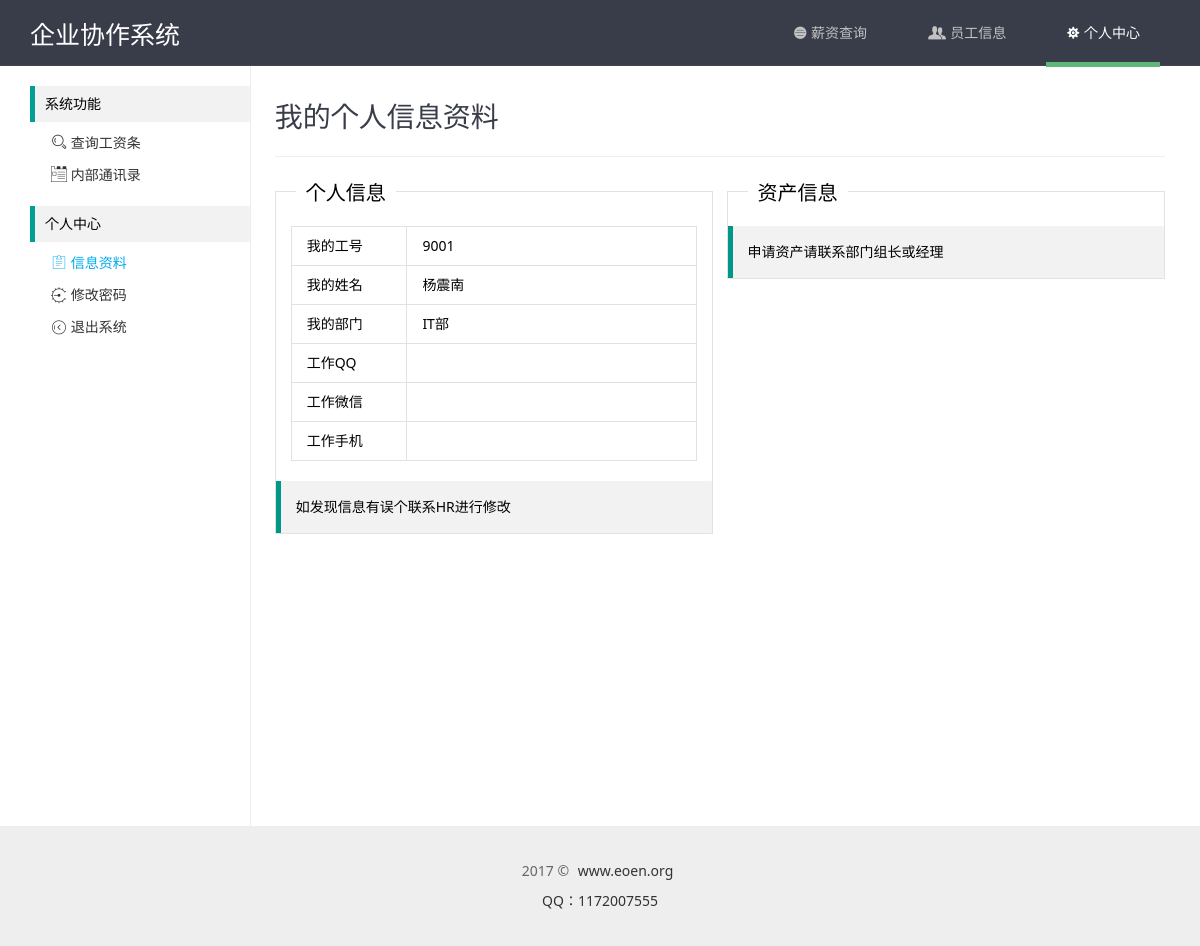
The app's page /personal.php (signed in), older data.
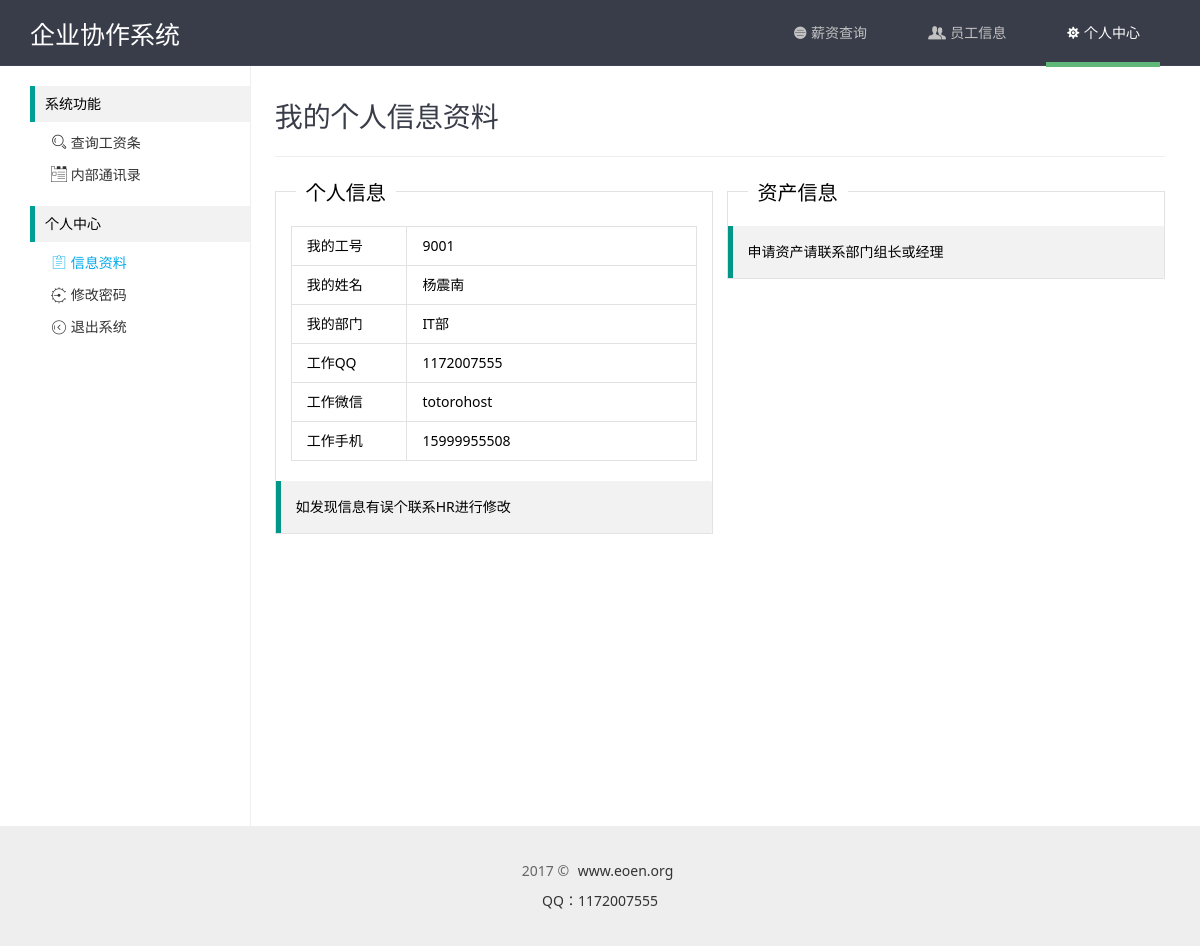
The same page, newer data.
### tables this page shows
CREATE TABLE `hk_users` (
  `id` int(11) NOT NULL AUTO_INCREMENT,
  `uid` int(4) NOT NULL COMMENT '工号',
  `name` varchar(32) NOT NULL COMMENT '姓名',
  `password` varchar(32) NOT NULL COMMENT '密码',
  `sex` varchar(10) NOT NULL COMMENT '性别',
  `depa` varchar(32) NOT NULL COMMENT '部门',
  `phone` varchar(11) NOT NULL COMMENT '手机',
  `wechat` varchar(32) NOT NULL COMMENT '微信',
  `qq` varchar(32) NOT NULL COMMENT 'QQ',
  `state` int(10) NOT NULL COMMENT '状态',
  PRIMARY KEY (`id`)
);

CREATE TABLE `hk_depas` (
  `id` int(11) NOT NULL AUTO_INCREMENT,
  `pid` varchar(4) NOT NULL COMMENT '部门排序',
  `did` varchar(4) NOT NULL COMMENT '部门ID',
  `sid` varchar(4) NOT NULL COMMENT '上级部门',
  `name` varchar(64) NOT NULL COMMENT '部门名称',
  `state` int(11) NOT NULL COMMENT '部门状态',
  PRIMARY KEY (`id`)
);

### xdmin/conn/config.php (called while the page is built, shortened)
<?php
class DB{
	function __construct($dh, $us, $up, $dbn){
		$this->dbHost = $dh;
		$this->userName = $us;
		$this->userPwd = $up;
		$this->dbName = $dbn;
	}
	function query($sql){
		return mysql_query($sql);
	}
	function getAll($sql){
		$row = $this->query($sql);
		while($re = mysql_fetch_assoc($row))
		{
			$arr[] = $re;
		}
		return @$arr;
	}
}
$db = new DB("localhost","root","QVnVRRnJZX4CJwcC","xiezuo");

### personal.php (the view, shortened to what this page needs)
<?php
	include "xdmin/conn/config.php";
	$user_id = $_SESSION['user_info']['user_id'];
	$list = "SELECT * FROM hk_users where uid='{$user_id}'";
	$data = $db->getAll($list);
?>
<!DOCTYPE html PUBLIC "-//W3C//DTD XHTML 1.0 Transitional//EN" "http://www.w3.org/TR/xhtml1/DTD/xhtml1-transitional.dtd">
<html xmlns="http://www.w3.org/1999/xhtml">
<head>
	<link rel="stylesheet" type="text/css" href="common/layui/css/layui.css" media="all">
	<link rel="stylesheet" type="text/css" href="common/global.css" media="all">
	<link rel="stylesheet" type="text/css" href="common/home/css/style.css" media="all">
</head>
<body>
	<?php include "include/sider.php";?>
	<div class="site-content">
		<h1 class="site-h1">我的个人信息资料</h1>
		<fieldset class="layui-elem-field per-left">
			<legend>个人信息</legend>
			<div class="layui-field-box">
				<table class="layui-table">
					<colgroup>
						<col width="80">
						<col width="200">
					</colgroup>
					<tbody>
						<?php
						foreach($data as $key=>$val){
							echo'<tr>
									<td>我的工号</td>
									<td>'.$val['uid'].'</td>
								</tr>
								<tr>
									<td>我的姓名</td>
									<td>'.$val['name'].'</td>
								</tr>
								<tr>
									<td>我的部门</td>
									<td>';
									$depaid = $val['depa'];
									$depanm = mysql_query("SELECT * FROM hk_depas WHERE did='{$depaid}'");
									if(mysql_num_rows($depanm)){
										while($row = mysql_fetch_array($depanm)) {
											echo $row['name'];
										}
									}echo'
									</td>
								</tr>
								<tr>
									<td>工作QQ</td>
									<td>'.$val['qq'].'</td>
								</tr>
								<tr>
								<tr>
									<td>工作微信</td>
									<td>'.$val['wechat'].'</td>
								</tr>
								<tr>
									<td>工作手机</td>
									<td>'.$val['phone'].'</td>
								</tr>';
						}
						?>
					</tbody>
				</table>
			</div>
			<div class="layui-elem-quote">
				<p>如发现信息有误个联系HR进行修改</p>
			</div>
		</fieldset>
		<fieldset class="layui-elem-field per-right">
			<legend>资产信息</legend>
			<div class="layui-field-box">
			</div>
			<div class="layui-elem-quote">
				<p>申请资产请联系部门组长或经理</p>
			</div>
		</fieldset>
	</div>
	<?php include "include/footer.php";?>

### include/sider.php
<?php
	$php_self = addslashes(htmlspecialchars($_SERVER['PHP_SELF'] ? $_SERVER['PHP_SELF'] : $_SERVER['SCRIPT_NAME']));
	$url_path = substr($php_self, 1,-4);
?>
<div class="layui-header header header-doc">
	<div class="layui-main">
		<a class="logo" href="/">
			企业协作系统
		</a>
		<ul class="layui-nav">
			<li class="layui-nav-item <?php if($url_path == 'index' || $url_path == 'view'){echo 'layui-this';}?>">
				<a href="/"><i class="layui-icon">&#xe60f;</i> 薪资查询</a>
			</li>
			<li class="layui-nav-item <?php if($url_path == 'users'){echo 'layui-this';}?>">
				<a href="/users"><i class="layui-icon">&#xe613;</i> 员工信息</a>
			</li>
			<li class="layui-nav-item <?php if($url_path == 'personal'){echo 'layui-this';}?>">
				<a href="/personal"><i class="layui-icon">&#xe614;</i> 个人中心</a>
			</li>
		</ul>
	</div>
</div>
<div class="layui-main site-inline">
	<div class="site-tree">
		<ul class="layui-tree">
			<li><h2>系统功能</h2></li>
			<li class="site-tree-noicon <?php if($url_path == 'index' || $url_path == 'view'){echo 'layui-this';}?>">
				<a href="/"><cite><i class="layui-icon">&#xe615;</i> 查询工资条</cite></a>
			</li>
			<li class="site-tree-noicon <?php if($url_path == 'users'){echo 'layui-this';}?>">
				<a href="/users"><cite><i class="layui-icon">&#xe62a;</i> 内部通讯录</cite></a>
			</li>
			<li><h2>个人中心</h2></li>
			<li class="site-tree-noicon <?php if($url_path == 'personal'){echo 'layui-this';}?>">
				<a href="/personal"><cite><i class="layui-icon">&#xe63c;</i> 信息资料</cite></a>
			</li>
			<li class="site-tree-noicon <?php if($url_path == 'password'){echo 'layui-this';}?>">
				<a href="/password"><cite><i class="layui-icon">&#xe628;</i> 修改密码</cite></a>
			</li>
			<li class="site-tree-noicon">
				<a href="/logout"><cite><i class="layui-icon">&#xe633;</i> 退出系统</cite></a>
			</li>
		</ul>
	</div>

### include/footer.php (shortened to what this page needs)
</div>
<div class="layui-footer footer footer-doc">
  <div class="layui-main">
    <p>2017 © <a href="/">www.eoen.org</a></p>
    <p>
      <a href="tencent://message/?uin=1172007555" target="_blank">QQ：1172007555</a>
    </p>
  </div>
</div>
</body>
</html>

### common/layui/css/layui.css (style rules this page uses)
.layui-laypage a,a { text-decoration:none }
.layui-btn,.layui-tree li i,.layui-unselect { -moz-user-select:none }
blockquote,body,button,dd,div,dl,dt,form,h1,h2,h3,h4,h5,h6,input,li,ol,p,pre,td,textarea,th,ul { margin:0;padding:0;-webkit-tap-highlight-color:rgba(0,0,0,0) }
li { list-style:none }
table { border-collapse:collapse;border-spacing:0 }
h1,h2,h3 { font-size:14px;font-weight:400 }
.layui-icon { font-family:layui-icon!important;font-size:16px;font-style:normal;-webkit-font-smoothing:antialiased;-moz-osx-font-smoothing:grayscale }
body { line-height:24px;font:14px Helvetica Neue,Helvetica,PingFang SC,\5FAE\8F6F\96C5\9ED1,Tahoma,Arial,sans-serif }
.layui-flow-more a cite,.layui-laypage em,.layui-tree li a cite,a cite { font-style:normal }
a { color:#333 }
a cite { *cursor:pointer }
.layui-main { position:relative;width:1140px;margin:0 auto }
.layui-header { position:relative;z-index:1000;height:65px }
.layui-elem-quote { margin-bottom:10px;padding:15px;line-height:22px;border-left:5px solid #009688;border-radius:0 2px 2px 0;background-color:#f2f2f2 }
.layui-elem-field { margin-bottom:10px;padding:0;border:1px solid #e2e2e2 }
.layui-elem-field legend { margin-left:20px;padding:0 10px;font-size:20px;font-weight:300 }
.layui-field-box { padding:10px 15px }
.layui-laypage button,.layui-laypage input,.layui-nav { -webkit-box-sizing:border-box!important;-moz-box-sizing:border-box!important }
.layui-table { width:100%;margin:10px 0;background-color:#fff }
.layui-table tr { transition:all .3s;-webkit-transition:all .3s }
.layui-table td,.layui-table th { padding:9px 15px;min-height:20px;line-height:20px;border:1px solid #e2e2e2;font-size:14px }
.layui-tree { line-height:26px }
.layui-tree li { text-overflow:ellipsis;overflow:hidden;white-space:nowrap }
.layui-tree li .layui-tree-spread,.layui-tree li a { display:inline-block;vertical-align:top;height:26px;*display:inline;*zoom:1;cursor:pointer }
.layui-tree li a { font-size:0 }
.layui-tree li a i { font-size:16px }
.layui-tree li a cite { padding:0 6px;font-size:14px }
.layui-tree li i { padding-left:6px;color:#333 }
.layui-nav .layui-nav-item,.layui-tab-title li { display:inline-block;*zoom:1;vertical-align:middle }
.layui-nav { position:relative;padding:0 20px;background-color:#393D49;color:#c2c2c2;border-radius:2px;font-size:0;box-sizing:border-box!important }
.layui-nav * { font-size:14px }
.layui-nav .layui-nav-item { position:relative;*display:inline;line-height:60px }
.layui-nav .layui-nav-item a { display:block;padding:0 20px;color:#c2c2c2;transition:all .3s;-webkit-transition:all .3s }
.layui-nav .layui-this:after,.layui-nav-bar,.layui-nav-tree .layui-nav-itemed:after { position:absolute;left:0;top:0;width:0;height:5px;background-color:#5FB878;transition:all .2s;-webkit-transition:all .2s }
.layui-nav .layui-nav-item a:hover,.layui-nav .layui-this a { color:#fff }
.layui-nav .layui-this:after { content:'';top:auto;bottom:0;width:100% }

### common/global.css (style rules this page uses)
body,div,dl,dt,dd,ul,ol,li,h1,h2,h3,h4,h5,h6,pre,code,form,fieldset,legend,input,button,textarea,select,p,blockquote,th,td,span,a { margin:0;padding:0; }
body { font-size:14px;font-family: "微软雅黑","Microsoft YaHei","Microsoft YaHei UI", "Segoe UI", Arial, Verdana, Sans-Serif, sans-serif; }
address, caption, cite, code, dfn, em, strong, th, var { font-style:normal; font-weight:normal; }
a { text-decoration: none;color: #333333;font-family: "Microsoft YaHei"; }
fieldset,img { border:0; }
ol,ul,li { list-style:none; }
address,button,caption,cite,code,dfn,em,input,optgroup,option,select,strong,textarea,th,var { font:inherit; }
table { border-collapse: collapse;border-spacing: 0; }
a,a:hover,a:focus { text-decoration:none;outline:none;-webkit-transition:all 0.3s;transition:all 0.3s;-moz-transition:all 0.3s;-o-transition:all 0.3s; }
h1,h2,h3,h4,h5,h6,a,p,span { font-family: "微软雅黑","Microsoft YaHei","Microsoft YaHei UI","Hiragino Sans GB W3","Segoe UI", Arial, Verdana, Sans-Serif, sans-serif; }
.layui-nav-item .layui-icon { position: relative; }
.footer { padding: 30px 0; line-height: 30px; text-align: center; background-color: #eee; color: #666; font-weight: 300; }
.footer a { padding: 0 5px; }

Row changes from the older to the newer data that the page shows:
changed hk_users "杨震南": qq (not shown) → "1172007555"; wechat (not shown) → "totorohost"; phone (not shown) → "15999955508"
